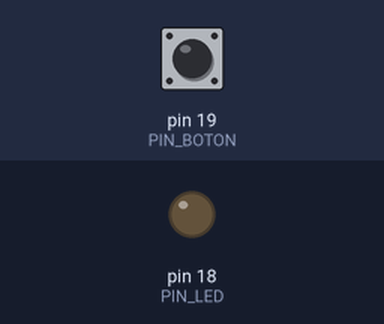
Bench run of a sketch on a simulated Arduino Uno, built with avr-gcc and run on an emulated ATmega328P. Parts: output pins drawn as LEDs (lit = HIGH). The inputs (shaded band) are chosen by the test bench; at power-on: pin 19 (PIN_BOTON) HIGH.

Above: at 1.2 s.
1.3 s: pin 19 (PIN_BOTON) pulled LOW for 0.15 s
At 1.37 s:
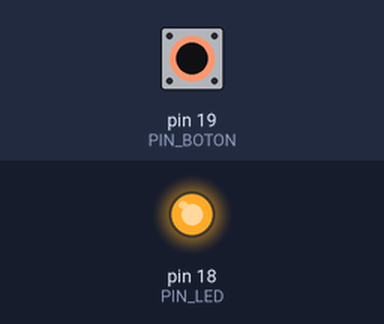
2.9 s: pin 19 (PIN_BOTON) pulled LOW for 3.2 s
At 7.0 s:
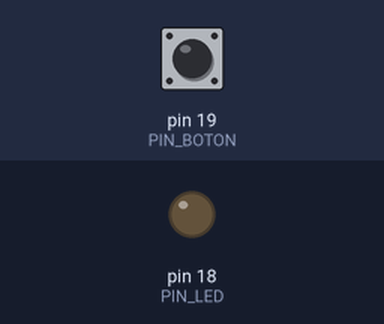
Timing chart, 0 to 8.5 s (numbered marks = the images above; inputs shaded):
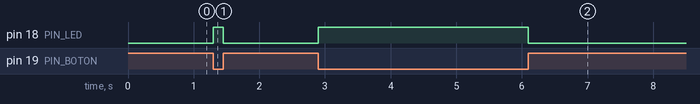

The sketch:

Botones-Leds.ino
```cpp
#define PIN_LED 18
#define PIN_BOTON 19

void setup() {
  Serial.begin(115200);
  pinMode(PIN_LED, OUTPUT);
  pinMode(PIN_BOTON, INPUT_PULLUP);
}

void loop() {
  if (digitalRead(PIN_BOTON) == LOW) {
    digitalWrite(PIN_LED, HIGH);
  } else {
    digitalWrite(PIN_LED, LOW);
  }
}
// Código TOTALMENTE necesario
```

Measured:
- after the input at 1.3 s, pin 18 (PIN_LED): LOW → HIGH at once, → LOW 0.15 s later
- after the input at 2.9 s, pin 18 (PIN_LED): LOW → HIGH at once, → LOW 3.2 s later
